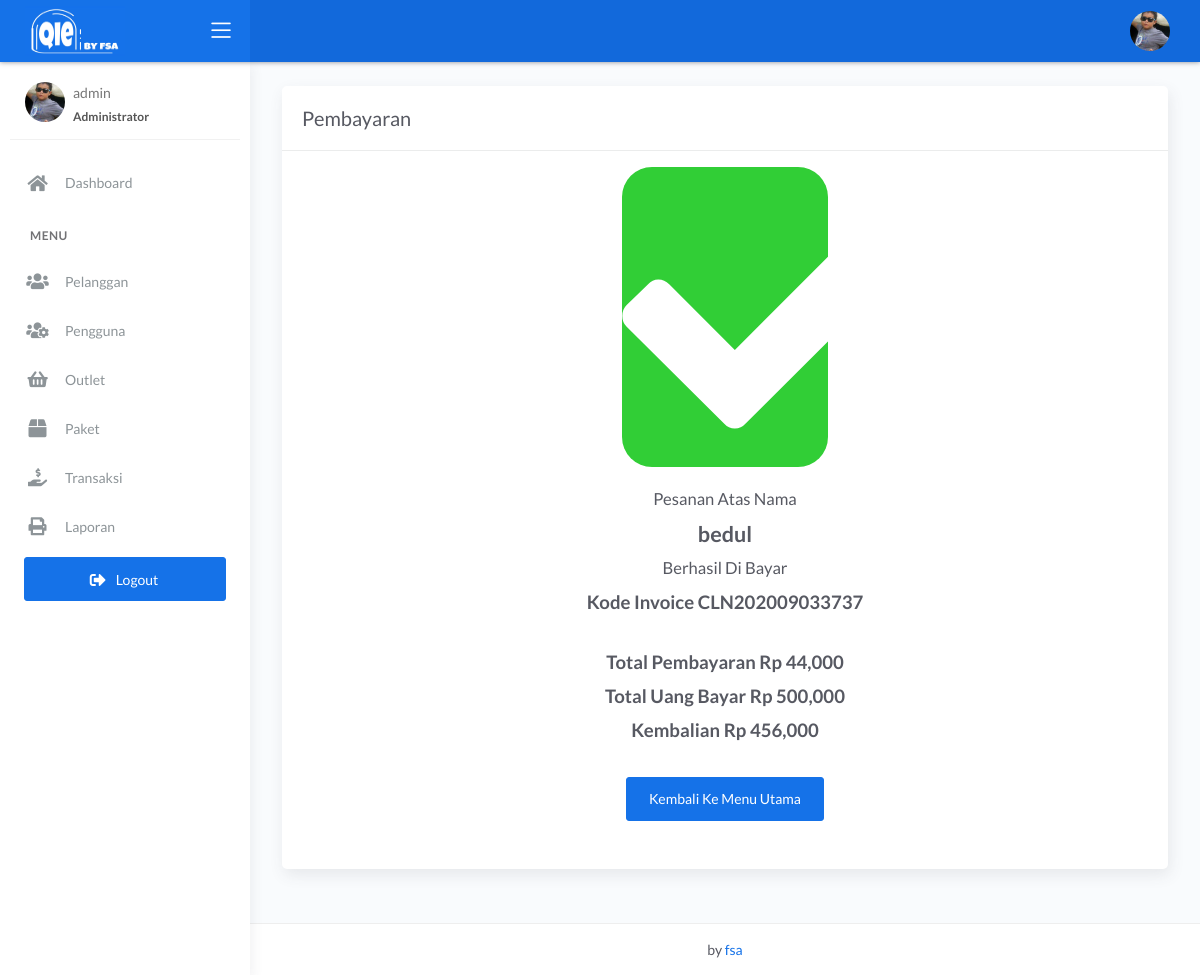
Screenshot of /admin/transaksi_dibayar.php?id=36 (signed in) with the database file from the repository.
### tables this page shows
CREATE TABLE `transaksi` (
  `id_transaksi` int(11) NOT NULL,
  `outlet_id` int(11) DEFAULT NULL,
  `kode_invoice` varchar(228) DEFAULT NULL,
  `id_pelanggan` int(11) DEFAULT NULL,
  `tgl` datetime DEFAULT NULL,
  `batas_waktu` datetime DEFAULT NULL,
  `tgl_pembayaran` datetime DEFAULT NULL,
  `biaya_tambahan` int(11) DEFAULT NULL,
  `diskon` double DEFAULT NULL,
  `pajak` int(11) DEFAULT NULL,
  `status` enum('baru','proses','selesai','diambil') DEFAULT NULL,
  `status_bayar` enum('dibayar','belum') DEFAULT NULL,
  `id_user` int(11) DEFAULT NULL
);

CREATE TABLE `pelanggan` (
  `id_pelanggan` int(11) NOT NULL,
  `nama_pelanggan` varchar(228) NOT NULL,
  `alamat_pelanggan` text NOT NULL,
  `jenis_kelamin` enum('L','P') NOT NULL,
  `telp_pelanggan` varchar(15) NOT NULL,
  `no_ktp` varchar(30) NOT NULL
);

CREATE TABLE `detail_transaksi` (
  `id_detail` int(11) NOT NULL,
  `id_transaksi` int(11) NOT NULL,
  `id_paket` int(11) NOT NULL,
  `qty` double NOT NULL,
  `total_harga` double NOT NULL,
  `keterangan` text NOT NULL,
  `total_bayar` int(11) NOT NULL
);

### admin/transaksi_dibayar.php (the view)
<?php
$title = 'Pembayaran';
require 'koneksi.php';
require 'header.php';
$query = mysqli_query($conn, "SELECT transaksi.*, pelanggan.nama_pelanggan, detail_transaksi.total_harga, detail_transaksi.total_bayar FROM transaksi INNER JOIN pelanggan ON pelanggan.id_pelanggan = transaksi.id_pelanggan INNER JOIN detail_transaksi ON detail_transaksi.id_transaksi = transaksi.id_transaksi WHERE transaksi.id_transaksi = " . $_GET['id']);
$data = mysqli_fetch_assoc($query);
?>
<div class="content">
    <div class="page-inner">
        <div class="row">
            <div class="col-md-12">
                <div class="card">
                    <div class="card-header">
                        <div class="card-title"><?= $title; ?></div>
                    </div>
                    <div class="row">
                        <div class="col-md-12 col-lg-12 col-sm-12 col-xs-12 mt-3">
                            <div class="white-box">
                                <div class="row">
                                    <div class="col-md-4"></div>
                                    <div class="col-md-4 text-center" style="padding-left: 50px;padding-right: 50px;">
                                        <div class="bg-success" style="font-size: 30px;border-radius: 30px">
                                            <i class="fa fa-check fa-10x text-white"></i>
                                        </div>
                                    </div>
                                    <div class="col-md-4"></div>
                                </div>
                                <div class="row">
                                    <div class="col-md-12 text-center mb-5">
                                        <br>
                                        <h4>Pesanan Atas Nama</h4>
                                        <h2><strong> <?= $data['nama_pelanggan'] ?></strong></h2>
                                        <h4> Berhasil Di Bayar</h4>
                                        <h3><strong>Kode Invoice <?= $data['kode_invoice'] ?></strong><br><br></h3>
                                        <h3><strong>Total Pembayaran <?= 'Rp ' . number_format($data['total_harga']); ?></strong><br></h3>
                                        <h3><strong>Total Uang Bayar <?= 'Rp ' . number_format($data['total_bayar']); ?></strong><br></h3>
                                        <h3><strong>Kembalian <?= 'Rp ' . number_format($data['total_bayar'] - $data['total_harga']); ?></strong><br><br></h3>
                                        <a href="transaksi.php" class="btn btn-primary">Kembali Ke Menu Utama</a>
                                    </div>
                                </div>
                            </div>
                        </div>
                    </div>
                </div>
            </div>
        </div>
    </div>
</div>
<?php require 'footer.php'; ?>

### rows the page displays
transaksi: id_pelanggan.nama_pelanggan "bedul", kode_invoice "CLN202009033737", detail_transaksi.total_harga "44,000", detail_transaksi.total_bayar "500,000", detail_transaksi.total_bayar+total_harga "456,000"

### other values shown
$_SESSION['username'] "admin"
$title "Pembayaran"
